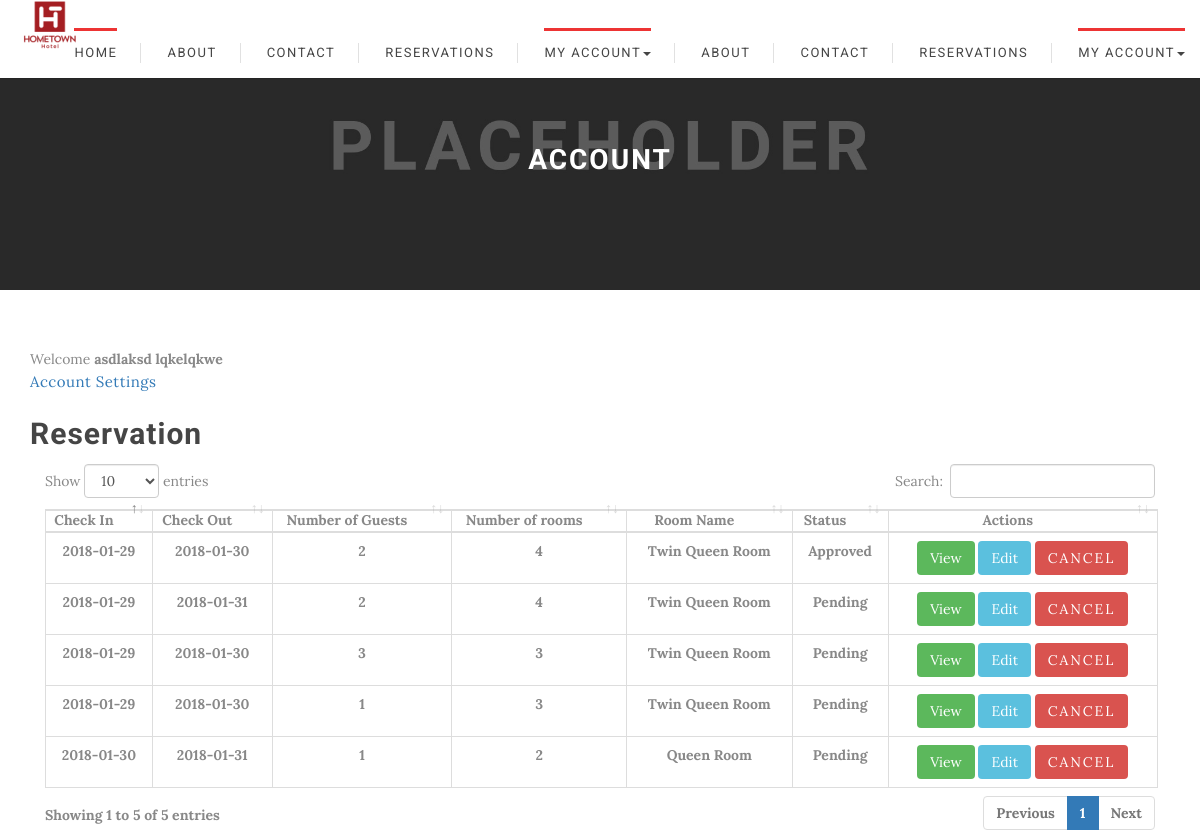
Screenshot of /GuestDashboard.php (signed in) with the database file from the repository.
### tables this page shows
CREATE TABLE `reservation_masterfile` (
  `reservation_id` int(11) NOT NULL,
  `guest_id` int(11) NOT NULL,
  `room_id` int(11) NOT NULL,
  `checkindate` date NOT NULL,
  `checkoutdate` date NOT NULL,
  `number_guest` int(11) NOT NULL,
  `room_number` int(11) NOT NULL,
  `status` varchar(20) NOT NULL
);

CREATE TABLE `room_masterfile` (
  `room_id` int(11) NOT NULL,
  `room_type` varchar(50) NOT NULL,
  `room_description` varchar(50) NOT NULL,
  `room_capacity` varchar(50) NOT NULL,
  `room_rate` float NOT NULL,
  `room_number` int(11) NOT NULL,
  `room_status` varchar(50) NOT NULL,
  `room_imagepath` text NOT NULL
);

### GuestDashboard.php (the view, shortened to what this page needs)
  <?php
  include_once 'db.php';
  include_once 'header.php';
  ?>
  <link rel ='stylesheet' href = 'Adminside/css/dataTables.bootstrap4.min.css'/>
<body>
 <header>
  <nav class="navbar rq-header-main-menu navbar-fixed-top" role="navigation">
    <div class="container-fluid">
      <div class="navbar-header">
        <a class="navbar-brand" href="index.php"><img class="logo" src="HometownLogo.png" alt="Hometown"></a>
      </div>
      <div id="nav-menu" class="navbar-collapse rq-menu-wrapper collapse navbar-right" role="navigation">
        <ul class="nav navbar-nav rq-menus">
          <li class="active">
            <a href="HomepageFinal.php">Home</a>
          </li>
          <li>
            <a href="about-us.html">About</a>
          </li>
          <li>
            <a href="ContactUs.php">Contact</a>
          </li>
          <li>
            <a href="Step1.php">Reservations</a>
          </li>
          <?php if(isset($_SESSION['login'])){  ?>
          <li class="active dropdown">
            <a class="dropdown-toggle" data-toggle="dropdown" href="#" aria-expanded = "false">
              MY ACCOUNT<span class="caret"></span>
            </a>
          </li>
          <?php } else { ?>
          <li><a href="login.php">LOGIN</a></li>
          <?php } ?>
            <li>
              <a href="about-us.html">About</a>
            </li>
            <li>
              <a href="contact.html">Contact</a>
            </li>
            <li>
              <a href="Step1.php">Reservations</a>
            </li>
            <?php if(isset($_SESSION['login'])){  ?>
            <li class="active dropdown">
              <a class="dropdown-toggle" data-toggle="dropdown" href="#" aria-expanded = "false">
                MY ACCOUNT<span class="caret"></span>
              </a>
            </li>
            <?php } else { ?>
            <li><a href="login.php">LOGIN</a></li>
            <?php } ?>
          </ul>
        </div>
  </header>
  <div class="rq-checkout-banner">
    <div class="rq-checkout-banner-mask">
      <div class="container">
        <div class="rq-checkout-banner-text">
          <div class="rq-checkout-banner-text-middle">
            <h1>Account</h1>
          </div>
        </div>
      </div>
    </div>
  </div>
  <div class = "container" style = "margin-top: 5%">
    <div class = "row">
      <div class = "col-lg-12 col-md-12 col-sm-12">
        <div class = "blogArchive_area">
          <div class = "single_archiveblog wow fadeInDown animated" style = "visibility: visible; animation-name: fadeInDown;">
            <div>
              Welcome
              <b>
                <?php echo "{$_SESSION['firstname']} {$_SESSION['lastname']}"; ?>
                <b>
                  <p stlye = "text-align:right;">
                    <a href="account.php">Account Settings</a>
                  </p>
                  <h2> Reservation </h2>
                  <table class = "table table-bordered display" id = 'reservations'>
                    <thead>
                      <tr>
                        <th>Check In</th>
                        <th>Check Out</th>
                        <th>Number of Guests</th>
                        <th>Number of rooms</th>
                        <th>Room Name</th>
                        <th>Status</th>
                        <th>Actions</th>
                      </tr>
                    </thead>
                  <?php $fetch_reservations = mysqli_query($conn, "SELECT *, reservation_masterfile.room_number as roomno FROM reservation_masterfile JOIN room_masterfile ON reservation_masterfile.room_id = room_masterfile.room_id WHERE guest_id = {$_SESSION['guest_ID']}");
                  while($row = mysqli_fetch_assoc($fetch_reservations)){ ?>
                  <tr>
                    <td align = "center" id = 'checkin'><?= $row['checkindate'] ?></td>
                    <td align = "center" id = 'checkout'><?= $row['checkoutdate'] ?></td>
                    <td align = "center"><?= $row['number_guest'] ?></td>
                    <td align ='center'><?= $row['roomno'] ?></td>
                    <td align = 'center'><?= $row['room_type'] ?></td>
                    <td align = "center"><?= $row['status'] ?></td>
                    <td align ='center'>
                      <form method="post" id ='deletereservation'>
                       <a href="summary.php?code=<?= $row['reservation_id']?>" class="btn btn-sm btn-success">View</a>
                       <a href = '#' data-target = '#exampleModal' data-toggle ='modal' class ='btn btn-info edit' >Edit</a>
                       <button name="cancel" type = 'submit' class="btn btn-sm btn-danger">Cancel</button>
                     </form>
                   </td>
                 </tr>
                 <?php } ?>
             </b>
           </b>
         </div>
    </body>
    </html>

### header.php (shortened to what this page needs)
<!DOCTYPE html>
<html lang="en">
<head>
  <link rel="stylesheet" href="css/owl.carousel.css">
  <link rel="stylesheet" href="css/jquery-ui.css">
  <link rel="stylesheet" href="css/jquery-ui.structure.css">
  <link rel="stylesheet" href="css/jquery-ui.theme.min.css">
  <link rel="stylesheet" href="css/jquery.timepicker.css">
  <link rel="stylesheet" href="css/jquery.countdown.css">
  <link rel="stylesheet" href="css/flexslider.css">
  <link rel="stylesheet" href="css/red.css">
  <link rel="stylesheet" href="css/select2.css">
  <link rel="stylesheet" href="css/jquery.raty.css" />
  <link rel="stylesheet" href="css/hotel.style1.css">
</head>

### GuestDashboard.php (style rules this page uses)
.navbar-brand { margin-top: -22px; margin-right: 5px; }
.table-bordered { border: 1px solid #ddd; }
.table { width: 100%; max-width: 100%; margin-bottom: 20px; }
table { background-color: transparent; }
table { border-spacing: 0; border-collapse: collapse; }
.table-bordered>thead>tr>th { border-bottom-width: 2px; }
.table-bordered>thead>tr>th { border: 1px solid #ddd; }
.btn { border-radius: 0px; margin-bottom: 5px; -webkit-transition: all 0.5s; -o-transition: all 0.5s; transition: all 0.5s; }
.btn-sm { padding: 5px 10px; font-size: 12px; line-height: 1.5; border-radius: 3px; }
.btn-success { color: #fff; background-color: #5cb85c; border-color: #4cae4c; }
.btn { display: inline-block; padding: 6px 12px; margin-bottom: 0; font-size: 14px; font-weight: 400; line-height: 1.42857143; text-align: center; white-space: nowrap; vertical-align: middle; -ms-touch-action: manipulation; touch-action: manipulation; cursor: pointer; -webkit-user-select: none; -moz-user-select: none; -ms-user-select: none; user-select: none; background-image: none; border: 1px solid transparent; border-radius: 4px; }
.table-bordered>tbody>tr>td { border: 1px solid #ddd; }
.table>tbody>tr>td { padding: 8px; line-height: 1.42857143; vertical-align: top; border-top: 1px solid #ddd; }

### rows the page displays
reservation_masterfile: checkindate "2018-01-29", checkoutdate "2018-01-30", number_guest "2", room_number "4", room.room_type "Twin Queen Room", status "Approved"
reservation_masterfile: checkindate "2018-01-29", checkoutdate "2018-01-31", number_guest "2", room_number "4", room.room_type "Twin Queen Room", status "Pending"
reservation_masterfile: checkindate "2018-01-29", checkoutdate "2018-01-30", number_guest "3", room_number "3", room.room_type "Twin Queen Room", status "Pending"
reservation_masterfile: checkindate "2018-01-29", checkoutdate "2018-01-30", number_guest "1", room_number "3", room.room_type "Twin Queen Room", status "Pending"
reservation_masterfile: checkindate "2018-01-30", checkoutdate "2018-01-31", number_guest "1", room_number "2", room.room_type "Queen Room", status "Pending"

### other values shown
$_SESSION['firstname'] "asdlaksd"
$_SESSION['lastname'] "lqkelqkwe"
